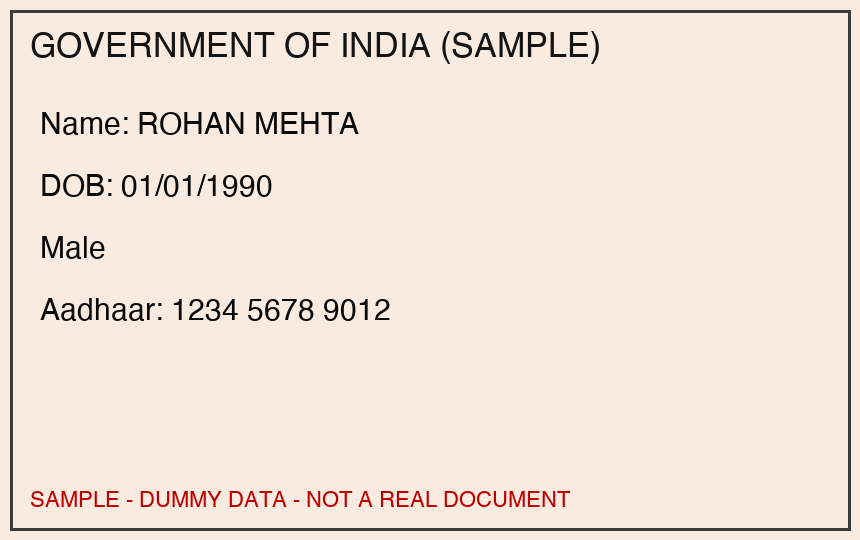
#> input picture sample_data/attachments/sample_aadhaar_rohan.png, 860 x 540 px
$ python -i enhance.py   (imports and definitions only)
#> lines starting #> are read from the running program, lines starting #| are printed output that depends on the picture
"""Recover text from blurry scans before OCR.

Blur is not a reason to throw a document away. The scan is enhanced (deblurred and upscaled),
then read with OCR. Enhancement can recover a document's type and header, but it cannot make
unreadable digits readable. The pipeline therefore treats the identifier of an enhanced scan as
'needs verification' unless it reads cleanly.
"""
from __future__ import annotations

import numpy as np
from PIL import Image

RL_ITERATIONS = 40
SIGMAS = (3.5, 5.0)          # blur strengths tried; the best OCR result wins
UPSCALE = 2


def _gaussian_kernel(sigma: float) -> np.ndarray:
    radius = int(3 * sigma) + 1
    x = np.arange(-radius, radius + 1)
    kernel = np.exp(-(x ** 2) / (2 * sigma ** 2))
    return kernel / kernel.sum()


def _blur(image: np.ndarray, kernel: np.ndarray) -> np.ndarray:
    """Separable blur using FFT convolution (fast on large scans)."""
    padded = np.pad(image, len(kernel), mode="edge")
    rows = np.apply_along_axis(lambda r: np.convolve(r, kernel, mode="same"), 1, padded)
    cols = np.apply_along_axis(lambda c: np.convolve(c, kernel, mode="same"), 0, rows)
    return cols[len(kernel):-len(kernel), len(kernel):-len(kernel)]


def _richardson_lucy(observed: np.ndarray, kernel: np.ndarray, iterations: int) -> np.ndarray:
    estimate = np.full_like(observed, 0.5)
    flipped = kernel[::-1]
    for _ in range(iterations):
        predicted = _blur(estimate, kernel) + 1e-9
        estimate = np.clip(estimate * _blur(observed / predicted, flipped), 0, 1)
    return estimate


def enhanced_versions(path) -> list[Image.Image]:
    """Return deblurred, upscaled grey images, one per blur strength."""
    grey = Image.open(path).convert("L")
    if max(grey.size) > 1600:
        grey.thumbnail((1600, 1600))
    base = np.asarray(grey, dtype=np.float64) / 255.0
    versions = []
    for sigma in SIGMAS:
        restored = _richardson_lucy(base, _gaussian_kernel(sigma), RL_ITERATIONS)
        span = restored.max() - restored.min()
        restored = (restored - restored.min()) / (span if span > 1e-9 else 1.0)
        image = Image.fromarray((restored * 255).astype(np.uint8))
        versions.append(image.resize((image.width * UPSCALE, image.height * UPSCALE), Image.LANCZOS))
#> this loop made 2 passes
#> span on passes 1 to 2: 1, 0.986
#> pass 1, in _blur, `rows = np.apply_along_axis(lambda r: np.convolve(r, kernel, mode="same..`:
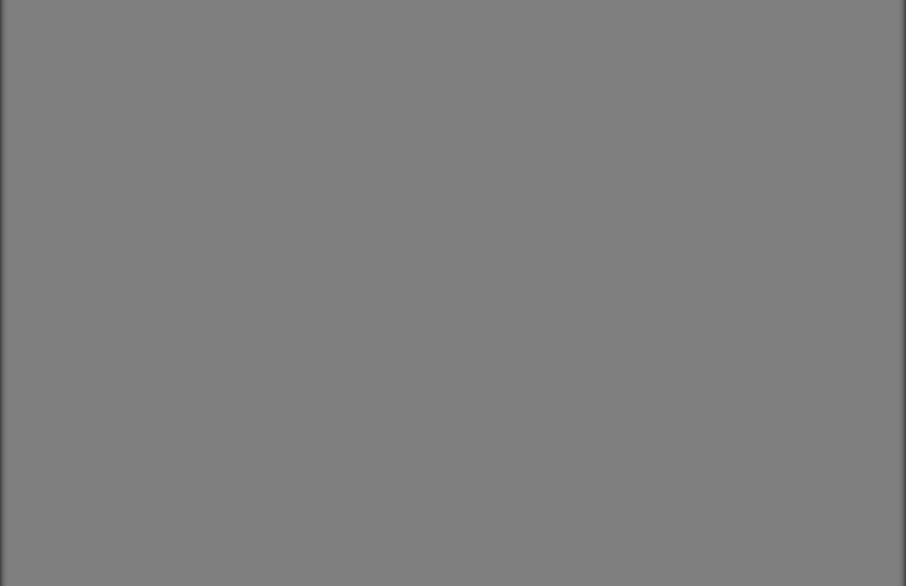
#> rows: shape (586, 906) float64; min 0.279, max 0.5, mean 0.498
#> pass 1, in _blur (call 2), `padded = np.pad(image, len(kernel), mode="edge")`:
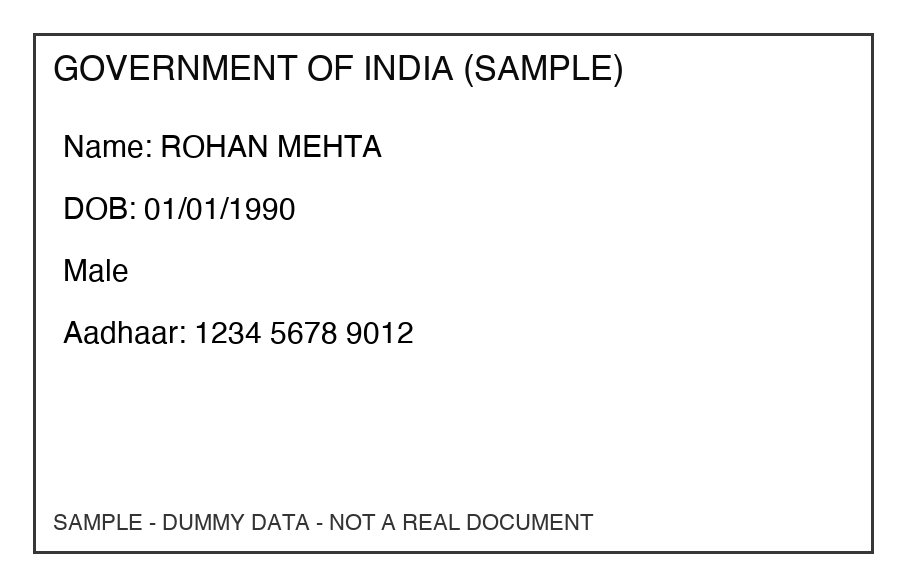
#> padded: shape (586, 906) float64; min 0.0784, max 1.87, mean 1.8; drawn with min black and max white
#> after the loop:
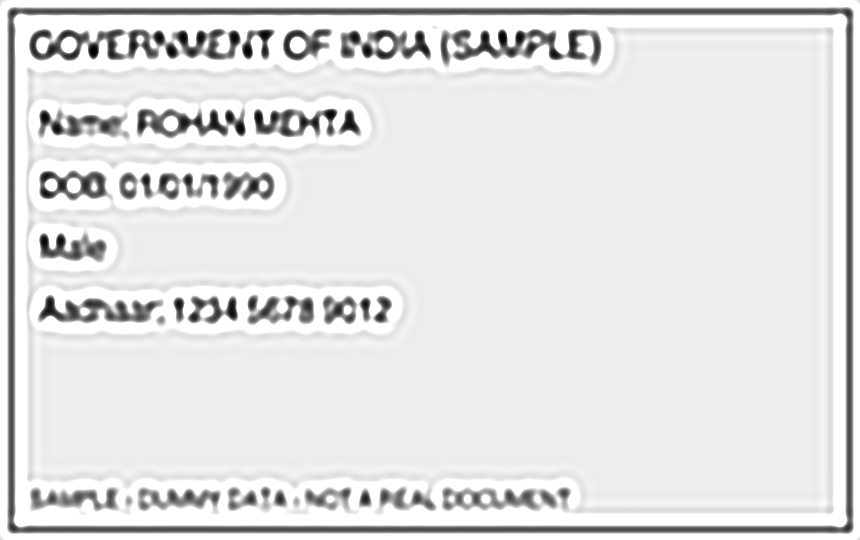
#> image: PIL image 860x540 L; min 0, max 255, mean 226.2
#> after the loop, versions = 2 items
    return versions

>>> result = enhanced_versions('../sample_data/attachments/sample_aadhaar_rohan.png')
#> result = 2 items

$ run again, on sample_data/attachments/sample_gst_sunita.png
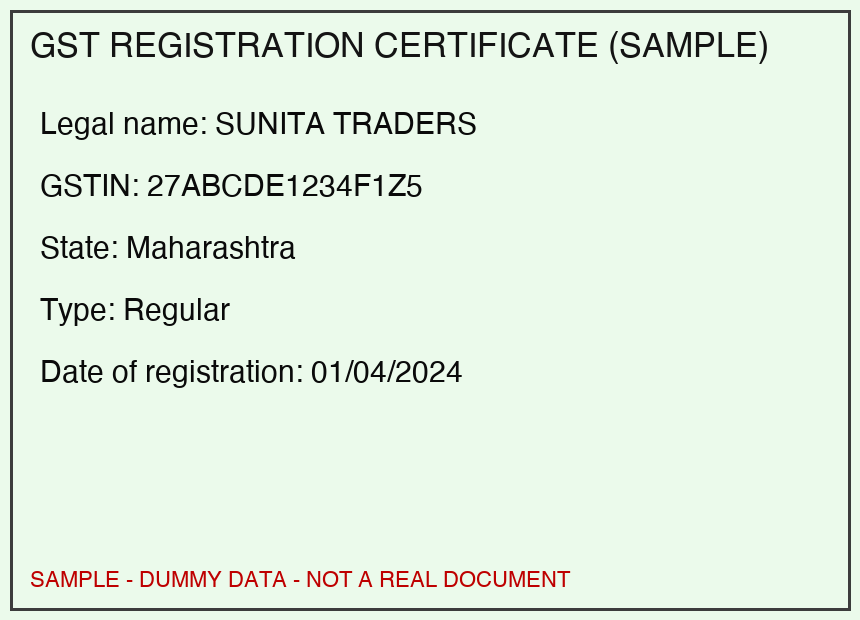
#> input picture sample_data/attachments/sample_gst_sunita.png, 860 x 620 px
#> the loop in enhanced_versions, `for sigma in SIGMAS:` made 2 passes
#> span on passes 1 to 2: 1, 0.981
#> pass 1, in _blur (call 2), `padded = np.pad(image, len(kernel), mode="edge")`:
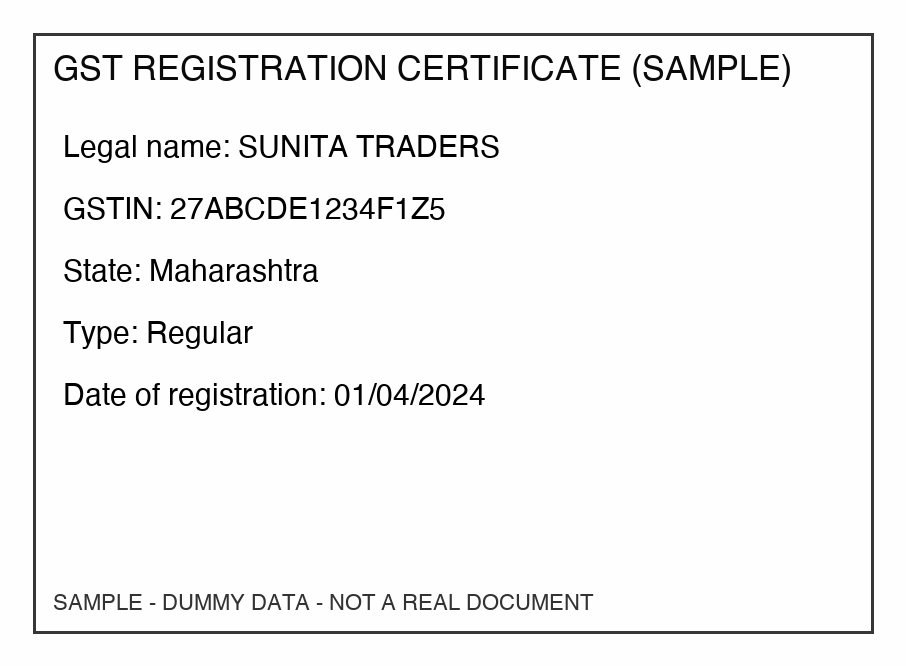
#> padded: shape (666, 906) float64; min 0.0784, max 1.91, mean 1.83; drawn with min black and max white
#> after the loop in enhanced_versions, `for sigma in SIGMAS:`:
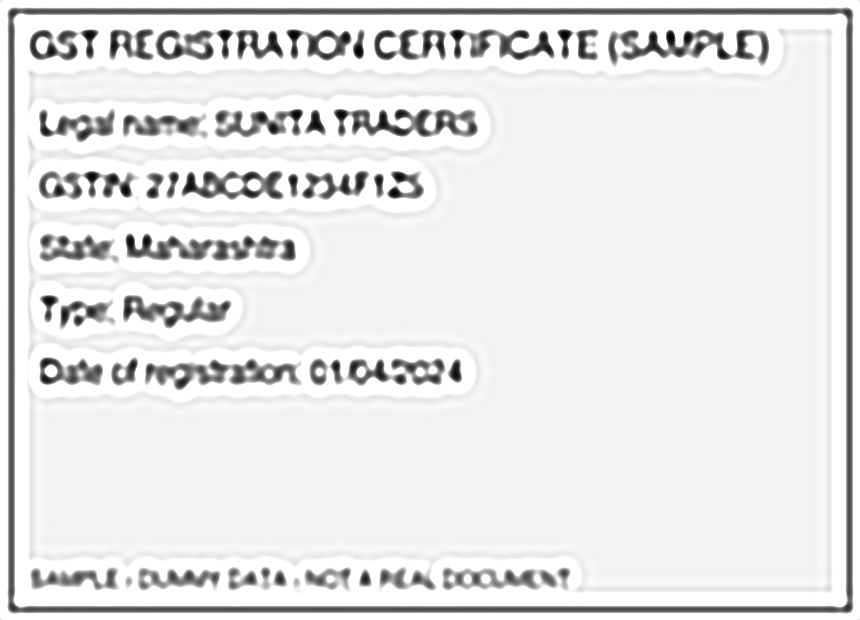
#> image: PIL image 860x620 L; min 0, max 255, mean 229.9
#> after the loop in enhanced_versions, `for sigma in SIGMAS:`: versions = 2 items

$ run again, on sample_data/attachments/sample_pan_amit_invalid.png
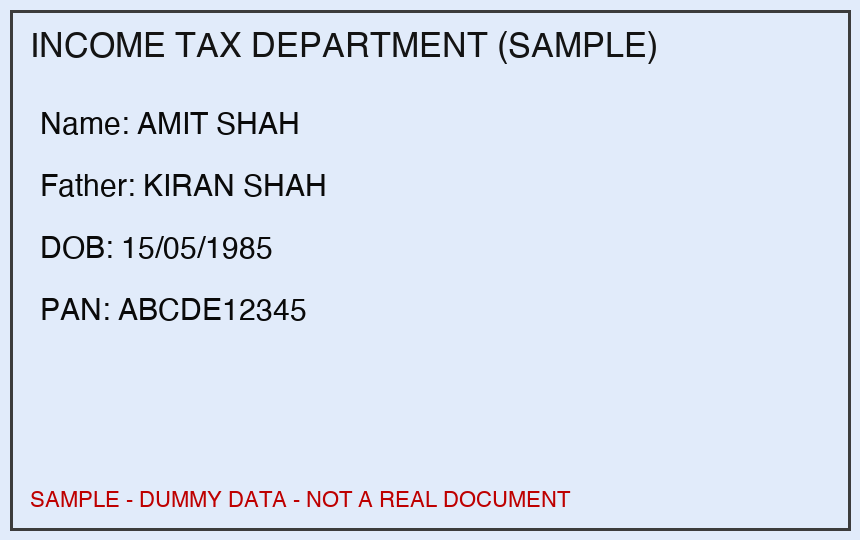
#> input picture sample_data/attachments/sample_pan_amit_invalid.png, 860 x 540 px
#> the loop in enhanced_versions, `for sigma in SIGMAS:` made 2 passes
#> span on passes 1 to 2: 1, 0.983
#> pass 1, in _blur (call 2), `padded = np.pad(image, len(kernel), mode="edge")`:
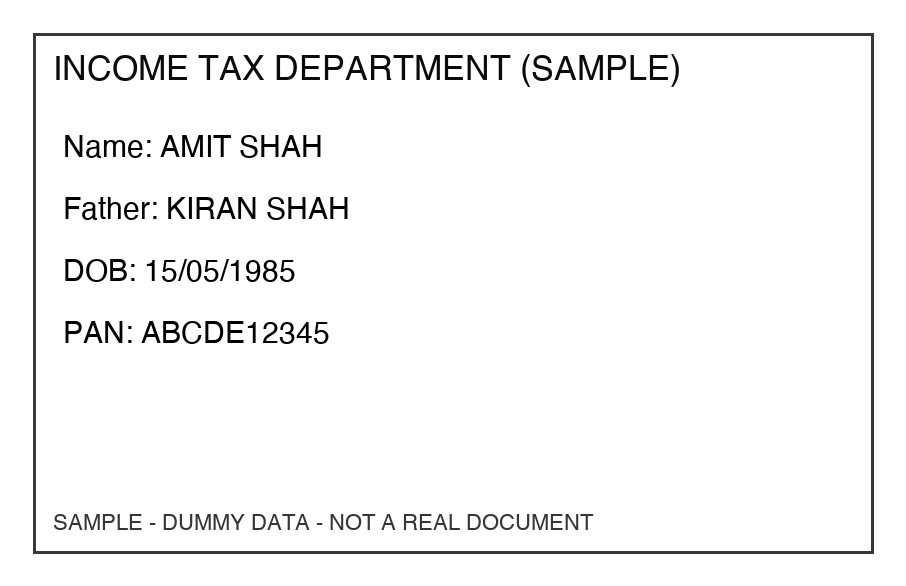
#> padded: shape (586, 906) float64; min 0.0784, max 1.84, mean 1.77; drawn with min black and max white
#> after the loop in enhanced_versions, `for sigma in SIGMAS:`:
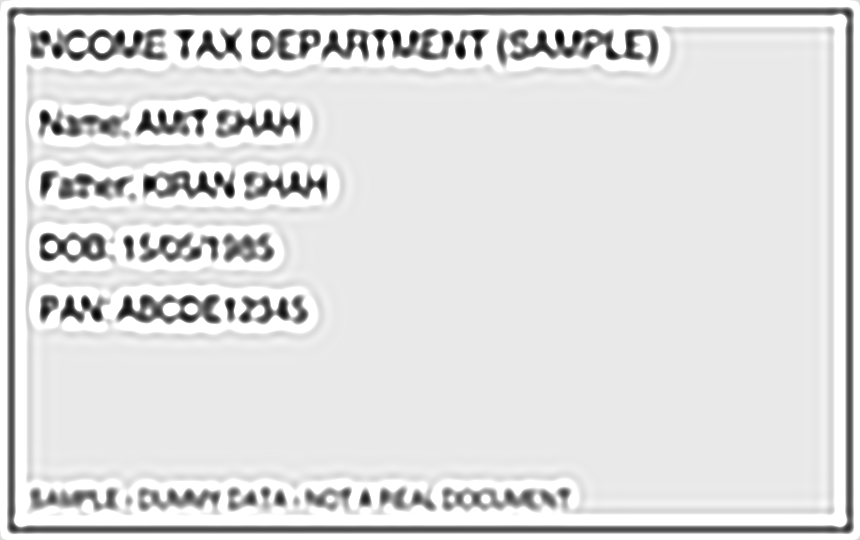
#> image: PIL image 860x540 L; min 0, max 255, mean 221.8
#> after the loop in enhanced_versions, `for sigma in SIGMAS:`: versions = 2 items
